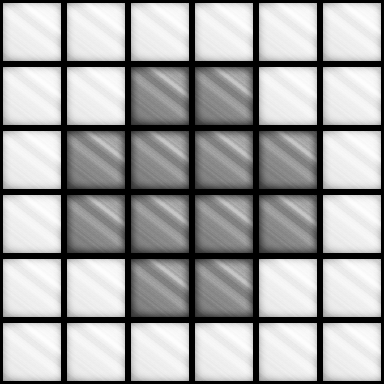

This is a level from a 2D game, rendered from its Tiled map with the project's own tilesets. A one-line summary and the complete map file follow:
An orthogonal 6x6 tile map with 64x64 px tiles, 1 tile layer (Tile Layer 1), 2 tilesets and 1 object.

<map version="1.0" orientation="orthogonal" renderorder="right-down" width="6" height="6" tilewidth="64" tileheight="64" nextobjectid="3">
 <tileset firstgid="1" name="greyblock" tilewidth="64" tileheight="64" tilecount="1" columns="1">
  <image source="greyblock.png" width="64" height="64" />
 </tileset>
 <tileset firstgid="2" name="whiteblock" tilewidth="64" tileheight="64" tilecount="1" columns="1">
  <image source="whiteblock.png" width="64" height="64" />
 </tileset>
 <layer name="Tile Layer 1" width="6" height="6">
  <data encoding="csv">
2,2,2,2,2,2,
2,2,1,1,2,2,
2,1,1,1,1,2,
2,1,1,1,1,2,
2,2,1,1,2,2,
2,2,2,2,2,2
</data>
 </layer>
 <objectgroup color="#ff0000" name="Object Layer 1">
  <object id="2" x="168" y="168" width="48" height="48">
   <ellipse />
  </object>
 </objectgroup>
</map>
